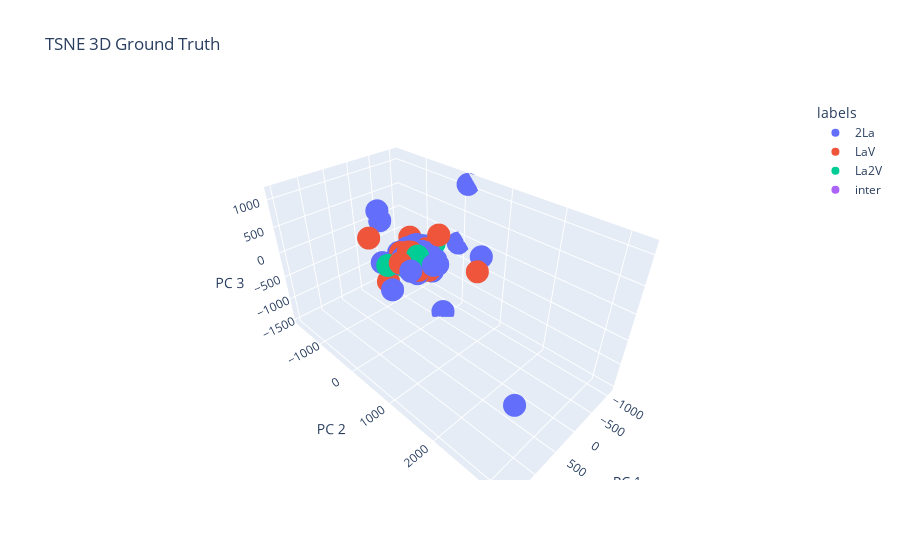

The cell this chart's notebook holds for it:
### Code cell
import plotly.express as px
dftsne_kmeans3d = dftsne_kmeans[['x1', 'x2', 'x3' ,'labels']]
fig = px.scatter_3d(
    dftsne_kmeans3d, x='x1', y='x2', z='x3', color=dftsne_kmeans3d['labels'],
    labels={'x1': 'PC 1', 'x2': 'PC 2', 'x3': 'PC 3'}, title='TSNE 3D Ground Truth'
)
fig.show()

### Figure 1 — Plotly figure (JSON) as saved in the notebook; plotly's stock layout.template omitted (floating-point values rounded to 4 significant figures)
{"data": [{"hovertemplate": "labels=2La<br>PC 1=%{x}<br>PC 2=%{y}<br>PC 3=%{z}<extra></extra>", "legendgroup": "2La", "marker": {"color": "#636efa", "symbol": "circle"}, "mode": "markers", "name": "2La", "scene": "scene", "showlegend": true, "type": "scatter3d", "x": [137.0, 11.53, 71.82, -49.06, -105.1, 160.1, -48.09, 313.4, 3.062, 317.6, -327.6, -26.11, -186.9, 720.1, -504.3, -756.9, 48.47, 78.33, -18.47, -8.11, -215.7, -289.9, -35.82, -149.9, -728.8, -41.07, 59.98, 1521.0, 540.3, -99.58, -19.34, -1086.0, -316.6, -50.33, -26.23, 48.54, 50.5, -1078.0, 30.07, 48.74, 578.4, 104.3, -22.04, 115.1, 79.07, 246.3, -90.08, -189.2, 70.85, -20.92, 765.4, -299.3, -90.89, -613.4, -207.4, 41.92, 91.09, 166.5, 183.4, -209.2, 63.81], "y": [32.2, 74.62, -417.6, -445.2, -4.968, -334.3, -157.7, -241.4, -110.3, 691.3, -942.8, 439.1, -90.87, 618.9, -1701.0, 765.3, -121.2, 161.1, 96.34, -57.44, 92.52, -5.517, -30.76, 15.15, -606.7, 157.2, 80.3, 3218.0, -96.16, -168.7, -45.59, 113.1, -69.43, 205.9, 41.99, -21.62, -102.6, -74.22, -52.36, -123.8, -271.8, -135.9, -63.83, 17.91, -22.6, -118.1, 138.2, -25.14, 31.49, 239.4, -40.83, 30.17, 34.86, -14.09, 205.1, 125.9, -114.0, 140.0, -7.734, 117.8, -218.7], "z": [109.2, 37.28, -81.86, -42.82, 208.2, -190.5, 182.0, -19.34, 51.54, 307.4, -410.7, 59.2, -118.6, 353.2, -63.18, 35.4, -12.08, -2.63, -161.3, 249.2, 78.91, -23.67, 139.7, 169.6, -575.4, -5.199, -189.8, 133.9, -440.4, -42.22, 13.31, 1061.0, -133.7, 178.4, -258.7, -183.0, 149.1, -158.0, -90.2, -213.9, 49.85, 85.19, -122.4, -82.98, -16.12, 74.69, 86.34, 64.37, 197.5, 83.27, 1138.0, 123.4, 80.52, -1505.0, -30.94, 211.8, -153.2, -172.5, -184.1, -302.3, 147.2]}, {"hovertemplate": "labels=LaV<br>PC 1=%{x}<br>PC 2=%{y}<br>PC 3=%{z}<extra></extra>", "legendgroup": "LaV", "marker": {"color": "#EF553B", "symbol": "circle"}, "mode": "markers", "name": "LaV", "scene": "scene", "showlegend": true, "type": "scatter3d", "x": [-96.92, -36.45, 209.1, 463.6, -62.37, -177.6, 29.45, -80.47, 187.0, -61.13, 168.4, -270.8, 230.8, 44.59, -112.3, 159.9, 641.7, -100.5, 144.3, -551.0, -78.24, 208.6, 34.51, 49.66, -125.0, 44.99, -93.17, -140.7, 138.1, 171.0, -201.6, -150.9], "y": [-166.8, 28.35, -10.79, -757.5, -215.0, 127.2, 77.33, 102.8, 22.24, 208.2, 130.5, 219.6, -601.2, 199.5, -28.7, -79.31, 280.2, -102.1, -188.1, 865.5, 175.7, -224.1, 258.8, -234.3, -48.28, 4.379, 20.66, 17.64, 113.9, 185.9, -118.9, -385.5], "z": [-163.9, -86.33, -98.61, 282.5, 64.68, -145.6, -64.18, 202.8, 212.0, -90.02, 60.82, 435.6, -657.8, -134.3, -232.7, 162.9, 311.2, 56.94, -24.79, -130.5, -197.4, 111.8, -20.25, 24.54, -40.91, 89.71, -14.92, -135.9, -96.51, -82.28, 1.032, 208.2]}, {"hovertemplate": "labels=La2V<br>PC 1=%{x}<br>PC 2=%{y}<br>PC 3=%{z}<extra></extra>", "legendgroup": "La2V", "marker": {"color": "#00cc96", "symbol": "circle"}, "mode": "markers", "name": "La2V", "scene": "scene", "showlegend": true, "type": "scatter3d", "x": [144.2, 173.6, -226.3, 191.0, -20.53, 717.2, 232.5, -304.8, -150.6, 323.8, 176.8, 223.6], "y": [135.0, -99.16, -342.4, -138.8, -256.5, 55.05, 9.26, 68.27, -107.6, 164.5, -45.77, 69.28], "z": [165.4, -65.02, -29.51, -136.7, -74.76, 200.6, 76.88, 201.3, 152.9, 61.04, 31.49, -20.61]}, {"hovertemplate": "labels=inter<br>PC 1=%{x}<br>PC 2=%{y}<br>PC 3=%{z}<extra></extra>", "legendgroup": "inter", "marker": {"color": "#ab63fa", "symbol": "circle"}, "mode": "markers", "name": "inter", "scene": "scene", "showlegend": true, "type": "scatter3d", "x": [-3.687, -191.8, -148.7, 41.42], "y": [-159.9, 67.36, 109.0, 144.6], "z": [-96.11, -37.11, -14.47, 104.4]}], "layout": {"legend": {"title": {"text": "labels"}, "tracegroupgap": 0}, "scene": {"domain": {"x": [0, 1], "y": [0, 1]}, "xaxis": {"title": {"text": "PC 1"}}, "yaxis": {"title": {"text": "PC 2"}}, "zaxis": {"title": {"text": "PC 3"}}}, "title": {"text": "TSNE 3D Ground Truth"}}}
